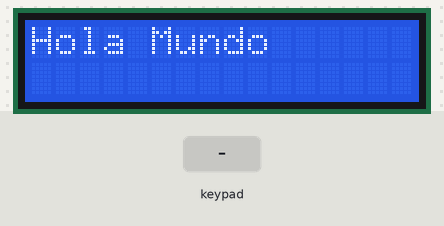
A sketch run on a simulated Arduino Uno, built with avr-gcc and run on an emulated ATmega328P. Shown: 16×2 character LCD. The inputs (shaded band) are chosen by the test bench.

Above: at 0.1 s.
3.8 s: keypad keys 7 + 5 = pressed 0.4 s apart
At 5.3 s:
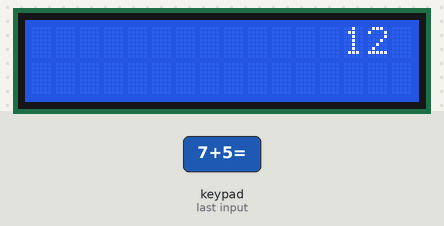
6.9 s: key '1' pressed
At 7.9 s:
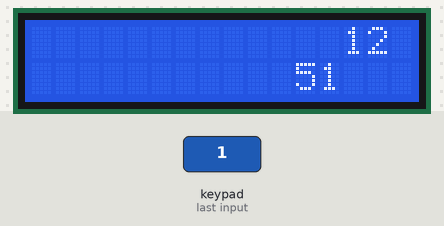
8.4 s: key '2' pressed
At 9.0 s:
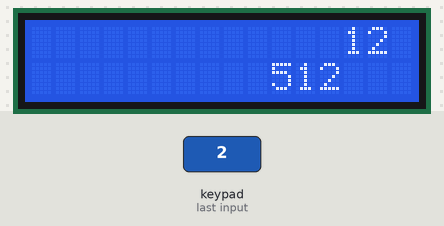
9.9 s: keypad keys 0 1 2 3 pressed 0.4 s apart
At 12.5 s:
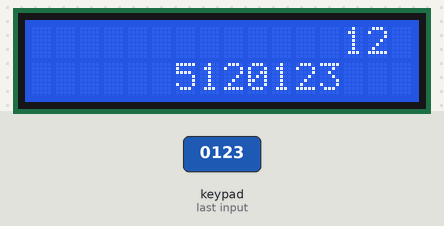
Timing chart, 0 to 14.0 s (numbered marks = the images above; inputs shaded):
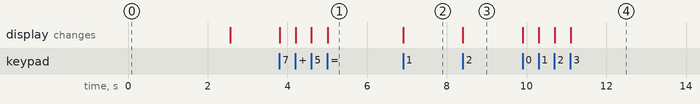

Measured:
- after the input at 3.8 s, the display: first changes at once (image 1 shows a later state)
- after the input at 6.9 s, the display: changes at once (image 2)
- after the input at 8.4 s, the display: changes at once (image 3)
- after the input at 9.9 s, the display: first changes at once (image 4 shows a later state)

The sketch:

Calculadora.ino
```cpp
/*****************************************
    MI PRIMERA CALCULADORA-Electrotec
*****************************************/

#include <LiquidCrystal.h> // Librería para el control del LCD
#include <Keypad.h> // Librería para el control del keypad

LiquidCrystal lcd(8, 9, 10, 11, 12, 13); // varible LCD y pines
const byte filas = 4; // número de filas '4'
const byte columnas = 4; // número de columans '4'

char teclado [filas][columnas]={
{'1','2','3','+'},
{'4','5','6','-'},
{'7','8','9','x'},
{'*','0','=','/'}
}; //variable teclado

byte filaPines[filas]={0,1,2,3}; //configuración de filas
byte columnaPines[columnas]={4,5,6,70}; // configuración de columnas

Keypad calcu = Keypad (makeKeymap(teclado),filaPines, columnaPines, filas, columnas);

boolean inicio = false;
boolean final = false; // variables de control

String num1, num2;
int ans;
char op;

void setup()
{
  lcd.begin(16,2);
  lcd.setCursor(0,0);
  lcd.print("Hola Mundo"); //Prendido de pantalla
  delay (2500);
  lcd.clear();
}

void loop()
{
  char key = calcu.getKey();

  if (key != NO_KEY && (key=='1' || key=='2' || key=='3' || key=='4' || key=='5' || key=='6' || key=='7' || key=='8' || key=='9' || key=='0'))
  {
    if(inicio == false)
      {num1 = num1 + key;
      int numLength = num1.length();
      lcd.setCursor(15-numLength,0);
      lcd.print(num1);
  }
     else
     {num2 = num2 + key;
      int numLength = num2.length();
      lcd.setCursor(15-numLength,1);
      lcd.print(num2);
      final = true;
  }
}
if (inicio == false && key != NO_KEY && (key == '+' || key == '-' || key == 'x' || key == '/'))

{inicio = true;
 op = key;
 lcd.setCursor(15,0);
 lcd.print (op);

}
if (final == true && key !=NO_KEY && key == '=')
{
    if (op == '+')
    {ans= num1.toInt() + num2.toInt();}
    if (op == '-')
    {ans= num1.toInt() - num2.toInt();}
    if (op == 'x')
    {ans= num1.toInt() * num2.toInt();}
    if (op == '/')
    {ans= num1.toInt() / num2.toInt();}

    lcd.clear();
    lcd.setCursor(15,0);
    lcd.autoscroll();
    lcd.print(ans);
    lcd.noAutoscroll();
}
if(key !=NO_KEY && key == '*')
{
  lcd.clear();
  inicio = false;
  final = false;
  num1 = "";
  num2 = "";
  ans = 0;
  op = ' ';
}
}
```
